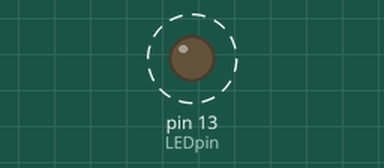
Recording of a sketch running on a simulated Arduino Uno, built with avr-gcc and run on an emulated ATmega328P. On the bench: output pins drawn as LEDs (lit = HIGH). Dashed ring = blinking.

Above: at 0.5 s.
Timing chart, 0 to 3.0 s (numbered marks = the images above):
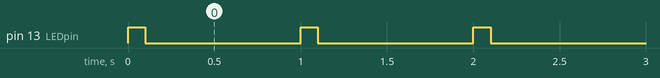

Measured:
- by itself, pin 13 (LEDpin): alternates HIGH for 0.10 s and LOW for 0.90 s

The sketch:

boardLED.ino
```cpp
int LEDpin = 13;
int on_time = 100;
int off_time = 900;
void setup() {
  // put your setup code here, to run once:
  pinMode(LEDpin,OUTPUT);

}

void loop() {
  // put your main code here, to run repeatedly:
  digitalWrite(LEDpin, HIGH);
  delay(on_time);
  digitalWrite(LEDpin, LOW);
  delay(off_time);

}
```
